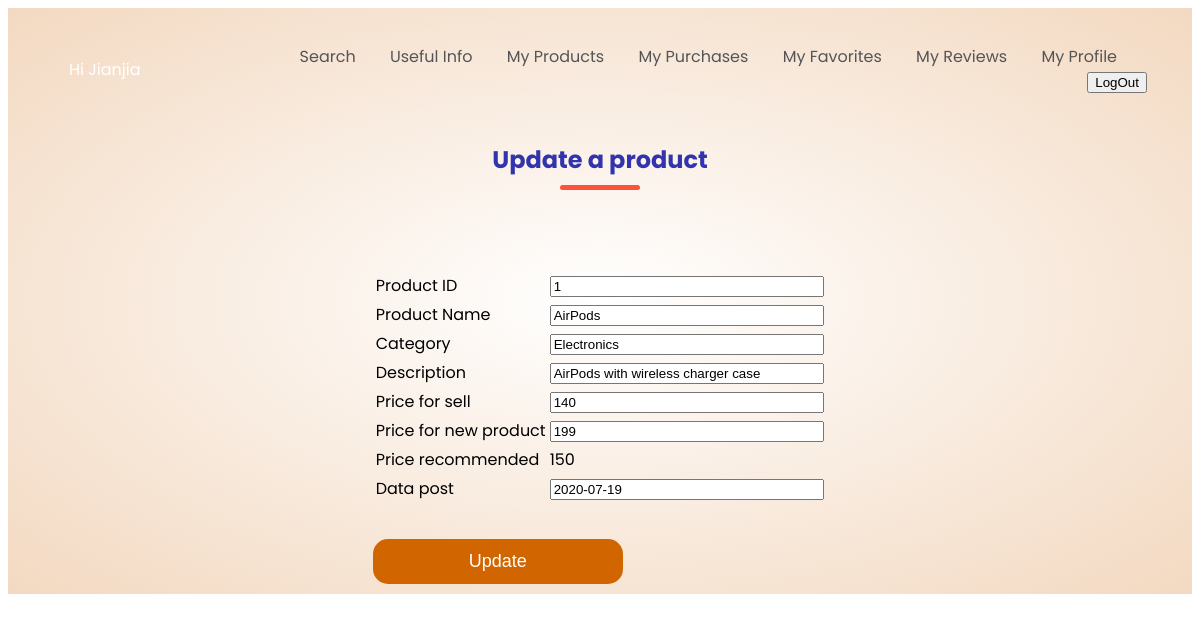
The app's page /my_products_updatePage.php?Product_ID=1 (signed in) with its own data.
### tables this page shows
CREATE TABLE `Product` (
  `Product_ID` int(11) NOT NULL,
  `Product_Name` varchar(50) DEFAULT NULL,
  `Seller_ID` int(11) NOT NULL,
  `Product_image` varchar(200) DEFAULT NULL,
  `Price_Sell` double DEFAULT NULL,
  `Price_New` double DEFAULT NULL,
  `Price_Recommend` double DEFAULT NULL,
  `Date_Post` date DEFAULT cast(current_timestamp() as date),
  `Sold_Or_Not` int(11) DEFAULT 0,
  `Category` varchar(50) DEFAULT NULL,
  `Product_Description` varchar(500) DEFAULT NULL
);

### my_products_updatePage.php (the view)
<?php
  require "my_products_header.php";
?>
<main>
<div class="small-container">
  <h2 class="title"> Update a product</h2>
  <div class="row">
  <?php
  include 'mysqli_connect.php';
  $query=mysqli_query($dbc,"SELECT * FROM Product WHERE Product_ID = '$_GET[Product_ID]'")or die(mysqli_error());
  $row=mysqli_fetch_array($query);
  ?>
  <form method="post" action="my_products_update.php" >
  <table class='wrapper'>
    <tr>
      <td>Product ID </td>
      <td><input type="text" class="form-control" name="Product_ID"
        style="width:20em;" required placeholder="Enter new information"
        value="<?php echo $row['Product_ID']; ?>"></textarea></td>
    </tr>
    <tr>
      <td>Product Name </td>
      <td><input type="text" class="form-control" name="Product_Name"
        style="width:20em;" required placeholder="Enter new information"
        value="<?php echo $row['Product_Name']; ?>"></textarea></td>
    </tr>
    <tr>
      <td>Category </td>
      <td><input type="text" class="form-control" name="Category"
        style="width:20em;" required placeholder="Enter new information"
        value="<?php echo $row['Category']; ?>"></textarea></td>
    </tr>
    <tr>
      <td>Description </td>
      <td><input type="text" class="form-control" name="Product_Description"
        style="width:20em;" required placeholder="Enter new information"
        value="<?php echo $row['Product_Description']; ?>"></textarea></td>
    </tr>
    <tr>
      <td>Price for sell</td>
      <td><input type="text" class="form-control" name="Price_Sell"
        style="width:20em;" required placeholder="Enter new information"
        value="<?php echo $row['Price_Sell']; ?>"></textarea></td>
    </tr>
    <tr>
      <td>Price for new product</td>
      <td><input type="text" class="form-control" name="Price_New"
        style="width:20em;" required placeholder="Enter new information"
        value="<?php echo $row['Price_New']; ?>"></textarea></td>
    </tr>
    <tr>
      <td>Price recommended </td>
      <td><?php echo $row['Price_Recommend']; ?></td>
    </tr>
    <tr>
      <td> Data post</td>
      <td><input type="text" class="form-control" name="Date_Post"
        style="width:20em;" required placeholder="Enter new information"
        value="<?php echo $row['Date_Post']; ?>"></textarea></td>
    </tr>
  </table>
  <br>
  <button type="submit" name="submit" class="btn500" >Update</button>
</form>

### style_product.css (style rules this page uses)
body { font-family: 'Poppins', sans-serif; }
.row { display: flex; align-items: center; flex-wrap: wrap; justify-content: space-around; }
.small-container { max-width: 1080; margin: auto; padding-left: 25px; padding-right: 25px; }
.small-container button { border: none; outline: 0; display: inline-block; padding: 12px; color: white; text-align: center; cursor: pointer; width: 250px; font-size: 18px; }
.title { text-align: center; margin: 0 auto 80px; position: relative; line-height: 60px; color: #3234ad }
.title::after { content: ''; background: #ff523b; width: 80px; height: 5px; border-radius: 5px; position: absolute; bottom: 0; left: 50%; transform: translateX(-50%); }
.btn500 { background: #d16500; align-items: center; padding: 8px 0px; margin: 10px 0; border-radius: 15px; transition: background 0.3s; }

### records on screen
product: Product_ID "1", Product_Name "AirPods", Category "Electronics", Product_Description "AirPods with wireless charger case", Price_Sell "140", Price_New "199", Price_Recommend "150", Date_Post "2020-07-19"

### other values on screen
$User_Name "Jianjia"
